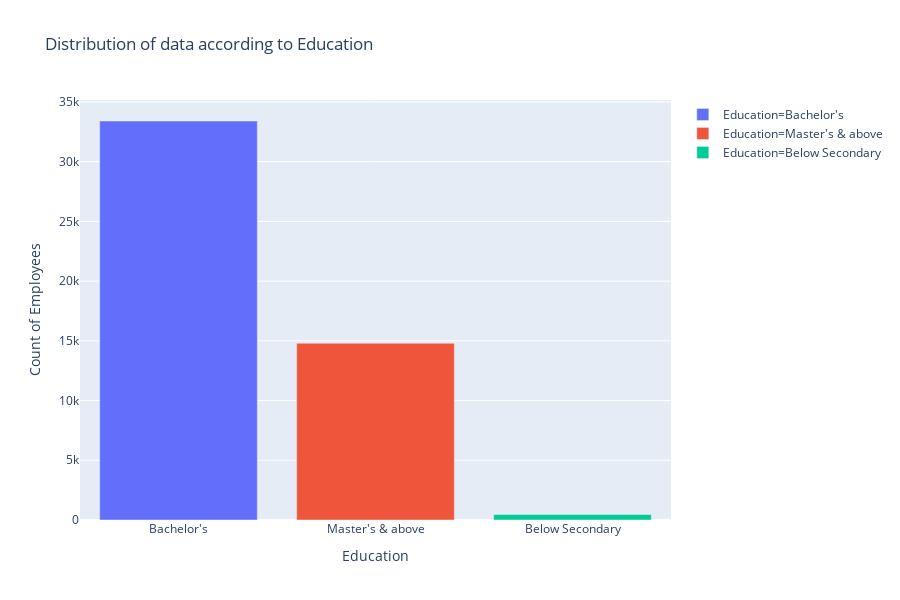

Source (notebook cell):
### Code cell
#education wise employees
dbn_education=av_datac['education'].value_counts().rename_axis('Education').reset_index(name='Count of Employees')
fig = px.bar(dbn_education, x='Education', y='Count of Employees',title='Distribution of data according to Education',color="Education")
fig.show()

### Figure 1 — Plotly figure (JSON) as saved in the notebook; plotly's stock layout.template omitted (floating-point values rounded to 4 significant figures)
{"data": [{"alignmentgroup": "True", "hoverlabel": {"namelength": 0}, "hovertemplate": "Education=%{x}<br>Count of Employees=%{y}", "legendgroup": "Education=Bachelor's", "marker": {"color": "#636efa"}, "name": "Education=Bachelor's", "offsetgroup": "Education=Bachelor's", "orientation": "v", "showlegend": true, "textposition": "auto", "type": "bar", "x": ["Bachelor's"], "xaxis": "x", "y": [33404], "yaxis": "y"}, {"alignmentgroup": "True", "hoverlabel": {"namelength": 0}, "hovertemplate": "Education=%{x}<br>Count of Employees=%{y}", "legendgroup": "Education=Master's & above", "marker": {"color": "#EF553B"}, "name": "Education=Master's & above", "offsetgroup": "Education=Master's & above", "orientation": "v", "showlegend": true, "textposition": "auto", "type": "bar", "x": ["Master's & above"], "xaxis": "x", "y": [14798], "yaxis": "y"}, {"alignmentgroup": "True", "hoverlabel": {"namelength": 0}, "hovertemplate": "Education=%{x}<br>Count of Employees=%{y}", "legendgroup": "Education=Below Secondary", "marker": {"color": "#00cc96"}, "name": "Education=Below Secondary", "offsetgroup": "Education=Below Secondary", "orientation": "v", "showlegend": true, "textposition": "auto", "type": "bar", "x": ["Below Secondary"], "xaxis": "x", "y": [458], "yaxis": "y"}], "layout": {"barmode": "relative", "height": 600, "legend": {"tracegroupgap": 0}, "title": {"text": "Distribution of data according to Education"}, "xaxis": {"anchor": "y", "categoryarray": ["Bachelor's", "Master's & above", "Below Secondary"], "categoryorder": "array", "domain": [0, 1], "title": {"text": "Education"}}, "yaxis": {"anchor": "x", "domain": [0, 1], "title": {"text": "Count of Employees"}}}}
